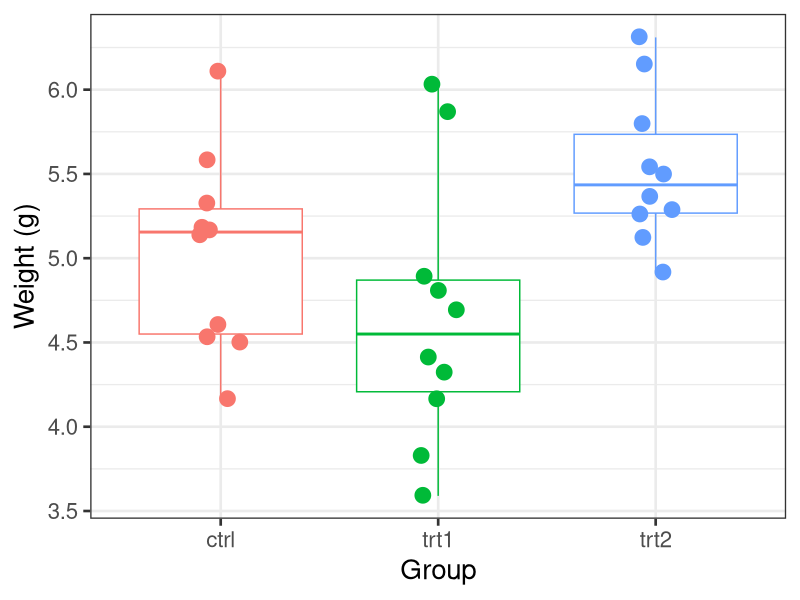
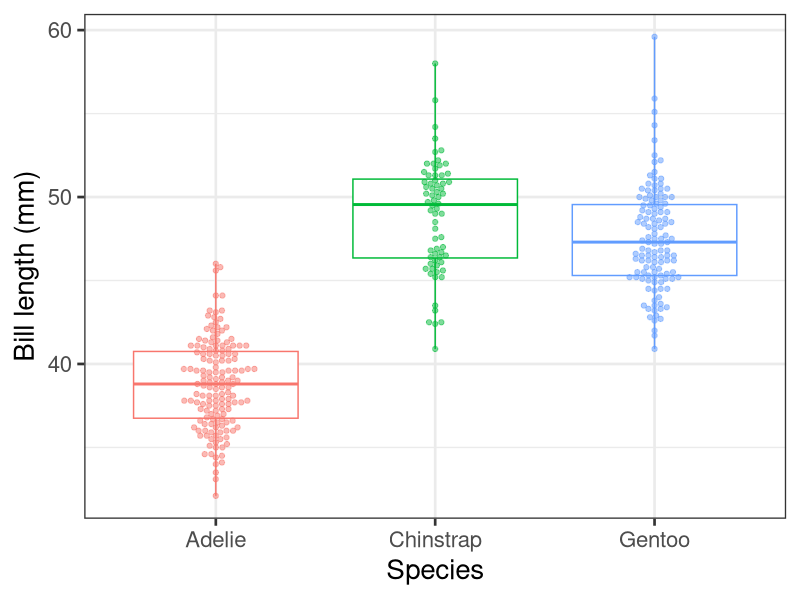

Recreate these plots in R, in order.
## Lecture 20

## Simulation study

B = 10000
pval.Classical = pval.Welch = vector(length = B)
set.seed(123)
for(i in 1:B){
  x = rnorm(100, mean = 0, sd = 1)          # both samples have the same mean
  y = rnorm(20, mean = 0, sd = 3)           # smaller sample has bigger variance
  pval.Welch[i] = t.test(x, y, var.equal = FALSE)$p.val
  pval.Classical[i] = t.test(x, y, var.equal = TRUE)$p.val
}
mean(pval.Welch < .05)        # Rejects about 5% of the time.
mean(pval.Classical < .05)    # Rejects far too often!!


## Plant growth

data("PlantGrowth")
library(ggplot2)
ggplot(PlantGrowth,
       aes(y = weight, x = group,
           colour = group)) +
  geom_boxplot(coef = 10) +
  geom_jitter(width=0.1, size = 5) +
  theme_bw(base_size = 20) +
  theme(legend.position = "none") +
  labs(y = "Weight (g)",
       x = "Group")

plant_anova = aov(weight ~ group, data = PlantGrowth)
plant_anova
summary(plant_anova)

## Penguins

library(palmerpenguins)
library(ggbeeswarm)
penguins
ggplot(penguins,
       aes(y = bill_length_mm, x = species,
           colour = species)) +
  geom_boxplot(coef = 10) +
  geom_beeswarm(alpha = 0.5) +
  theme_bw(base_size = 20) +
  theme(legend.position = "none") +
  labs(y = "Bill length (mm)",
       x = "Species")

penguin_anova = aov(bill_length_mm ~ species, data = penguins)
penguin_anova
summary(penguin_anova)
